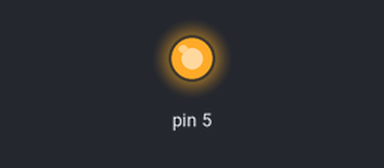
Bench run of a sketch on a simulated Arduino Uno, built with avr-gcc and run on an emulated ATmega328P. Shown: output pins drawn as LEDs (lit = HIGH). What the sketch prints to the serial monitor is not drawn.

Above: at 1.0 s.
At 3.0 s:
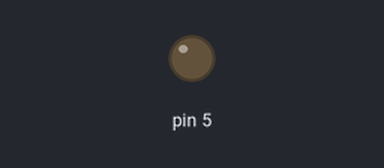
Timing chart, 0 to 5.2 s (numbered marks = the images above):
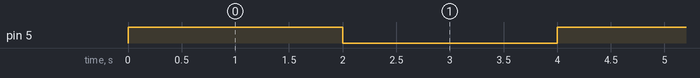

The sketch:

pump_5v_test.ino
```cpp
void setup() {
  // put your setup code here, to run once:
  pinMode(5,OUTPUT);
     Serial.begin(9600);
   Serial.println("Reading From the Sensor");
}
// put your main code here, to run repeatedly:

  void loop() {


      digitalWrite(5,HIGH);

     delay(2000);
            digitalWrite(5,LOW);

    delay(2000);
}
```

Measured:
- by itself, pin 5: alternates HIGH for 2.0 s and LOW for 2.0 s
